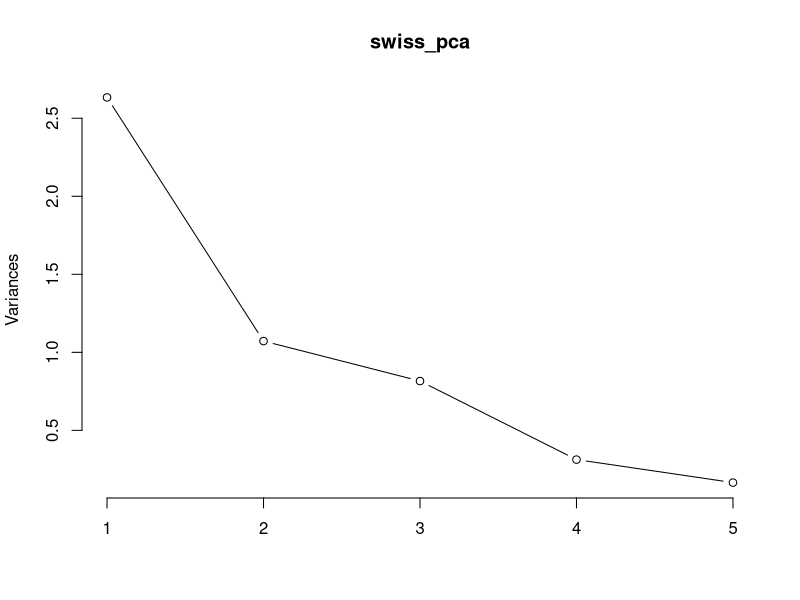
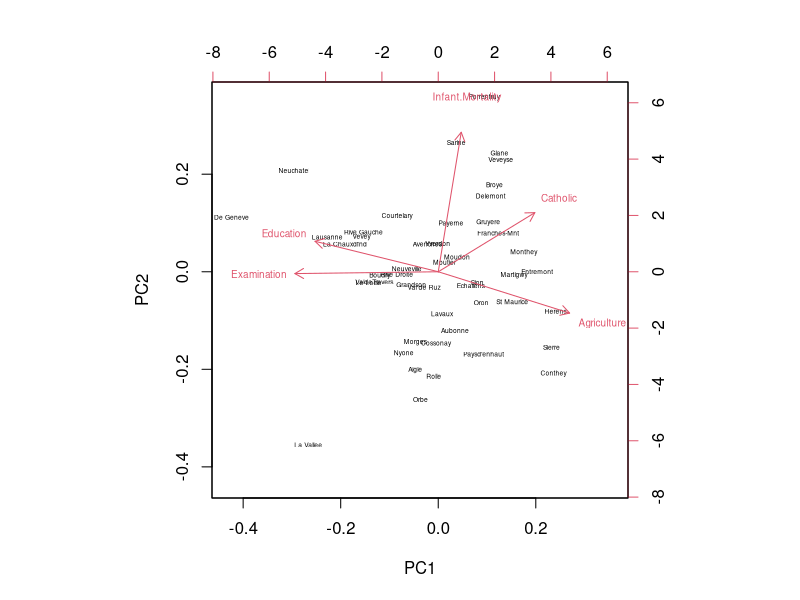

Write the R code that produced these figures, in order.
## ---- chunk 1
data(swiss)
str(swiss)
## ---- chunk 2
swiss_data <- swiss[, -1]
swiss_std <- scale(swiss_data)
swiss_pca <- prcomp(swiss_std, center = TRUE, scale. = TRUE)
summary(swiss_pca)
## ---- chunk 3
plot(swiss_pca, type = "l") #Scree 
biplot(swiss_pca, cex=c(0.4,0.6)) # Biplot
